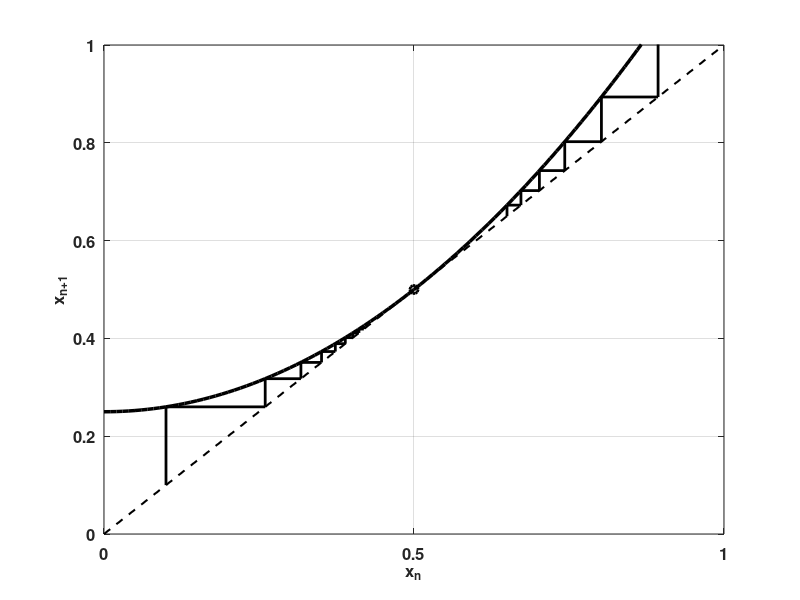
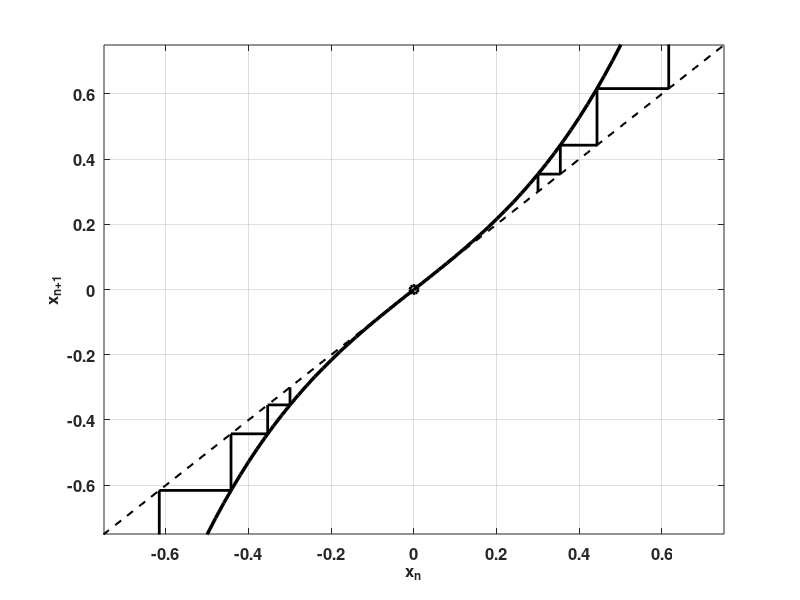
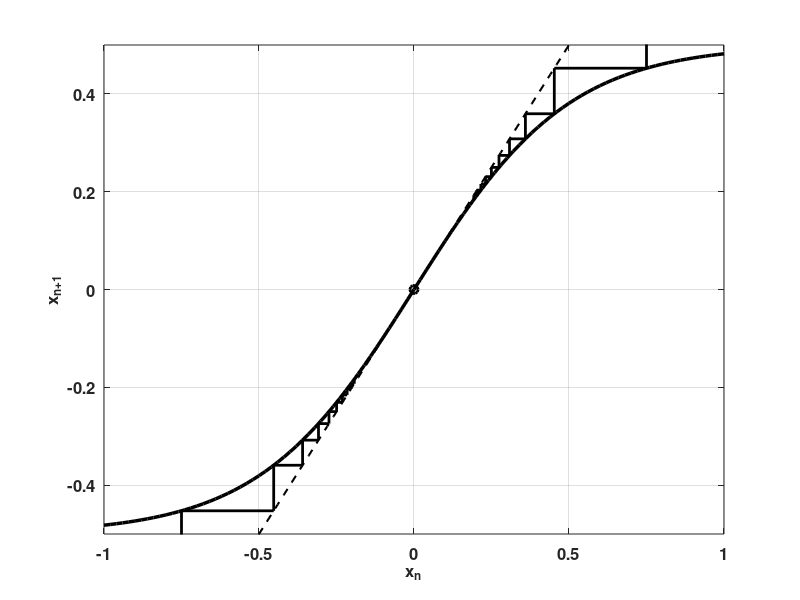

Write MATLAB code to recreate these figures, in order.
function noconclusion
    figure(1)
    clf
    r = 0;
    
    x = linspace(0,1,101);
    y = logisticmap(x,r);
    plot(x,y,'k','linewidth',2.5)
    hold on
    plot(x,x,'k--','linewidth',1.5)
    set(gca,'fontsize',12,'fontweight','bold')
    axis([0 1 0 1])

    plot(.5,.5,'ko','linewidth',2)
    
    x0 = 0.65;
    x1 = logisticmap(x0,r);
    plot([x0 x0],[x0 x1],'k-','linewidth',2)
    for k = 2:9
        plot([x0 x1],[x1 x1],'k-','linewidth',2)
        x0 = x1;
        x1 = logisticmap(x0,r);
        plot([x0 x0],[x0 x1],'k-','linewidth',2)
    end
    
    x0 = 0.1;
    x1 = logisticmap(x0,r);
    plot([x0 x0],[x0 x1],'k-','linewidth',2)
    for k = 2:9
        plot([x0 x1],[x1 x1],'k-','linewidth',2)
        x0 = x1;
        x1 = logisticmap(x0,r);
        plot([x0 x0],[x0 x1],'k-','linewidth',2)
    end
    xlabel('x_n','fontsize',12,'fontweight','bold')
    ylabel('x_{n+1}','fontsize',12,'fontweight','bold')
    set(gca,'fontsize',12,'fontweight','bold')
    set(gca,'XTick',[0 .5 1])
    grid on
    
    figure(2)
    clf
    r = 0;
    
    x = linspace(-1,1,101);
    y = map2(x,r);
    plot(x,y,'k','linewidth',2.5)
    hold on
    plot(x,x,'k--','linewidth',1.5)
    set(gca,'fontsize',12,'fontweight','bold')
    axis([-0.75 0.75 -0.75 0.75])

    plot(0,0,'ko','linewidth',2)
    
    x0 = 0.3;
    x1 = map2(x0,r);
    plot([x0 x0],[x0 x1],'k-','linewidth',2)
    for k = 2:10
        plot([x0 x1],[x1 x1],'k-','linewidth',2)
        x0 = x1;
        x1 = map2(x0,r);
        plot([x0 x0],[x0 x1],'k-','linewidth',2)
    end
    
    x0 = -0.3;
    x1 = map2(x0,r);
    plot([x0 x0],[x0 x1],'k-','linewidth',2)
    for k = 2:10
        plot([x0 x1],[x1 x1],'k-','linewidth',2)
        x0 = x1;
        x1 = map2(x0,r);
        plot([x0 x0],[x0 x1],'k-','linewidth',2)
    end
    xlabel('x_n','fontsize',12,'fontweight','bold')
    ylabel('x_{n+1}','fontsize',12,'fontweight','bold')
    set(gca,'fontsize',12,'fontweight','bold')
%    set(gca,'XTick',[0 .5 1])
    grid on
    
    figure(3)
    clf
    r = 0;
    
    x = linspace(-1,1,101);
    y = map3(x,r);
    plot(x,y,'k','linewidth',2.5)
    hold on
    plot(x,x,'k--','linewidth',1.5)
    set(gca,'fontsize',12,'fontweight','bold')
    axis([-1 1 -0.5 0.5])

    plot(0,0,'ko','linewidth',2)
    
    x0 = 0.75;
    x1 = map3(x0,r);
    plot([x0 x0],[x0 x1],'k-','linewidth',2)
    for k = 2:10
        plot([x0 x1],[x1 x1],'k-','linewidth',2)
        x0 = x1;
        x1 = map3(x0,r);
        plot([x0 x0],[x0 x1],'k-','linewidth',2)
    end
    
    x0 = -0.75;
    x1 = map3(x0,r);
    plot([x0 x0],[x0 x1],'k-','linewidth',2)
    for k = 2:10
        plot([x0 x1],[x1 x1],'k-','linewidth',2)
        x0 = x1;
        x1 = map3(x0,r);
        plot([x0 x0],[x0 x1],'k-','linewidth',2)
    end
    xlabel('x_n','fontsize',12,'fontweight','bold')
    ylabel('x_{n+1}','fontsize',12,'fontweight','bold')
    set(gca,'fontsize',12,'fontweight','bold')
%    set(gca,'XTick',[0 .5 1])
    grid on

end
    
function y = logisticmap(x,r)
    y = (x+0.5).^2-(x+0.5)+1-0.5;
end

function y = map2(x,r)
    y = 2*x.^3+x;
end

function y = map3(x,r)
    y = tanh(2*x)/2;
end